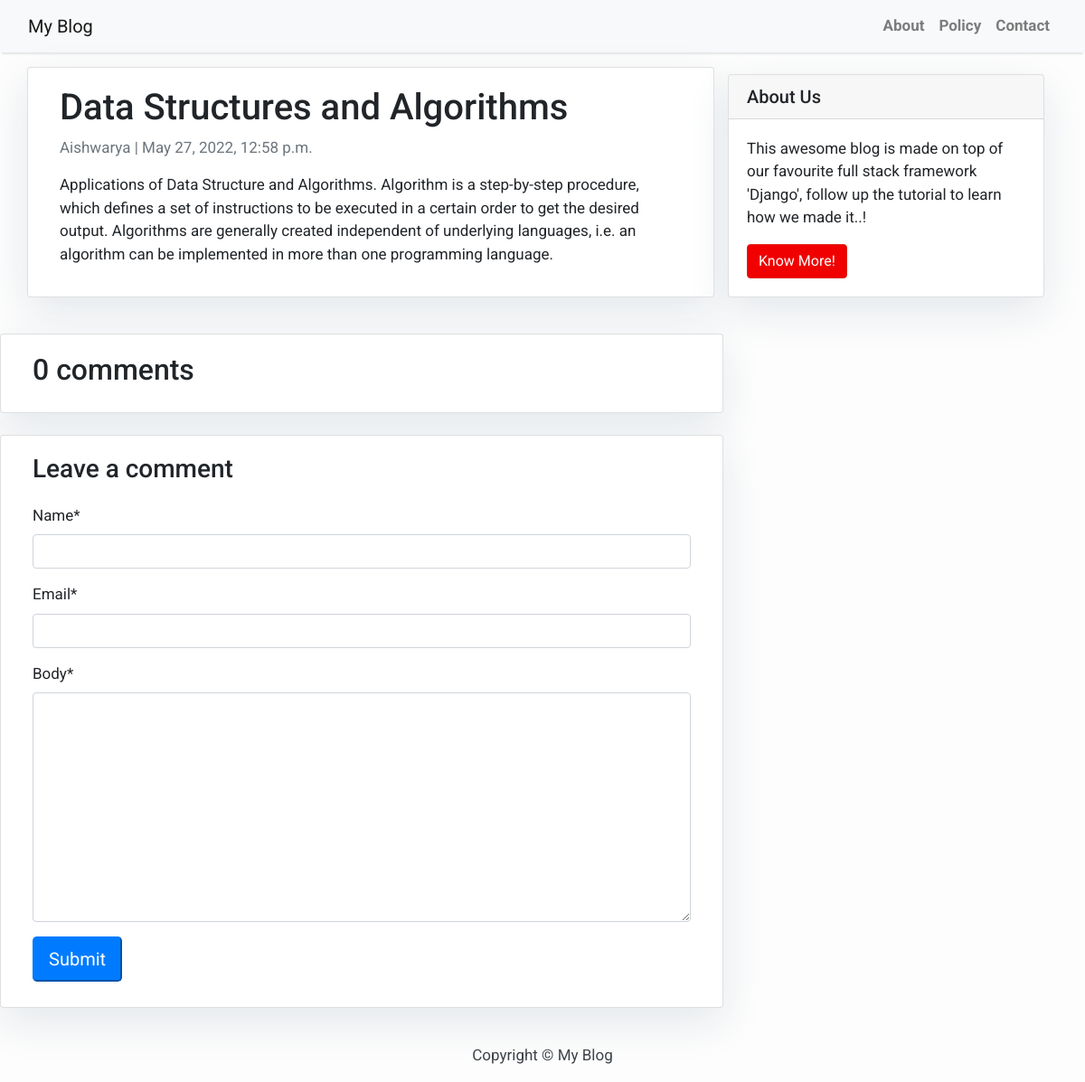
The app's page /data-structures-and-algorithms/ with its own data.
### blog/models.py (models this page shows, shortened)
class Post(models.Model):
    title = models.CharField(max_length=200, unique=True)
    slug = models.SlugField(max_length=200, unique=True)
    author = models.ForeignKey(User, on_delete= models.CASCADE, related_name = 'blog_posts')
    updated_on = models.DateTimeField(auto_now=True)
    content = models.TextField()
    created_on = models.DateTimeField(auto_now=True)
    status = models.IntegerField(choices=STATUS, default=0)
    class Meta:
        ordering = ['-created_on']

### blog/views.py (the view)
# urls.py: path('<slug:slug>/', views.post_detail, name= 'post_detail')
def post_detail(request, slug):
    template_name = 'post_detail.html'
    post = get_object_or_404(Post, slug=slug)
    comments = post.comments.filter(active=True).order_by("-created_on")
    new_comment = None
    if request.method == 'POST':
        comment_form = CommentForm(data=request.POST)
        if comment_form.is_valid():
            new_comment = comment_form.save(commit=False)
            new_comment.post = post
            new_comment.save()
    else:
            comment_form = CommentForm()
    return render(request,
    template_name,
    {'post': post,
    'comments': comments,
    'new_comment': new_comment,
    'comment_form': comment_form}, )

### blog/forms.py
class CommentForm(forms.ModelForm):
    class Meta:
        model = Comment
        fields = ('name', 'email', 'body')

### templates/post_detail.html (shortened to what this page needs)
{% extends 'base.html' %} {% block content %}
{% load crispy_forms_tags %}
<div class="container">
  <div class="row">
    <div class="col-md-8 card mb-4  mt-3 left  top">
      <div class="card-body">
        <h1>{% block title %} {{ post.title }} {% endblock title %} </h1>
        <p class=" text-muted">{{ post.author }} | {{ post.created_on }}</p>
        <p class="card-text ">{{ post.content | safe }}</p>
      </div>
    </div>
    {% block sidebar %} {% include 'sidebar.html' %} {% endblock sidebar %}
  </div>
</div>
<div class = "col-md-8 card mb-4 mt-3">
    <div class="card-body">
        {% with comments.count as total_comments %}
            <h2> {{ total_comments }} comments</h2>
        {% endwith %}
</div>
</div>
<div class="col-md-8 card mb-4 mt-3">
    <div class="card-body">
        {% if new_comment %}
        <div class="alert alert-success" role="alert">
            Your comment is waiting moderation
        </div>
        {% else %}
            <h3> Leave a comment </h3>
            <form method="=post" style="margin-top: 1.3em;">
            {{ comment_form | crispy}}
            <button type="submit" class="'btn btn-primary btn-lg">Submit</button>
            </form>
        {% endif %}
    </div>
</div>
    {% endblock content %}

### templates/base.html (style rules this page uses)
body { font-family : "Roboto", sans-serif; font-size: 17px; background-color: #fdfdfd; }

### templates/sidebar.html (style rules this page uses)
.card { box-shadow: 0 16px 48px #E3E7EB; }

### records on screen
Post: title "Data Structures and Algorithms", author "Aishwarya", created_on "May 27, 2022, 12:58 p.m.", content "Applications of Data Structure and Algorithms. Algorithm is a step-by-step procedure, which defines a set of instructions to be executed in a certain order to get the desired output. Algorithms are generally created independent of underlying languages, i.e. an algorithm can be implemented in more than one programming language."

### other values on screen
{{ total_comments }} "0"
